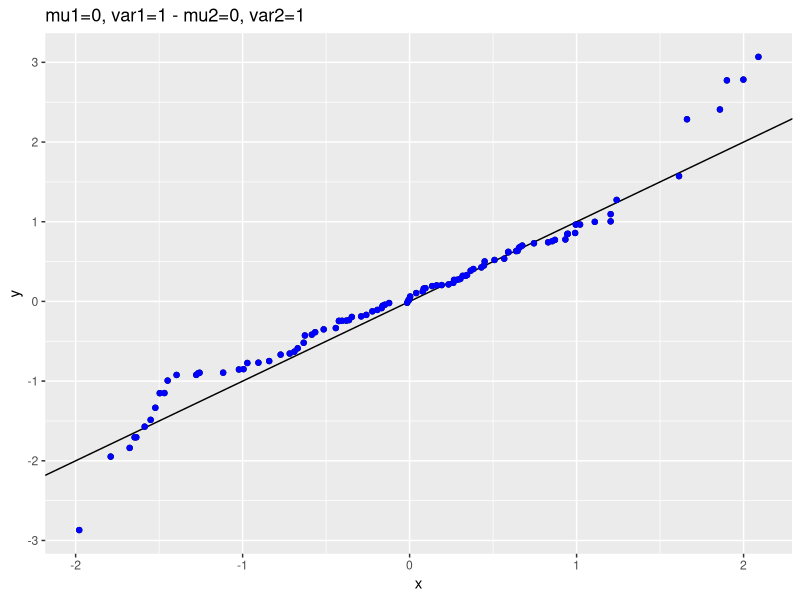
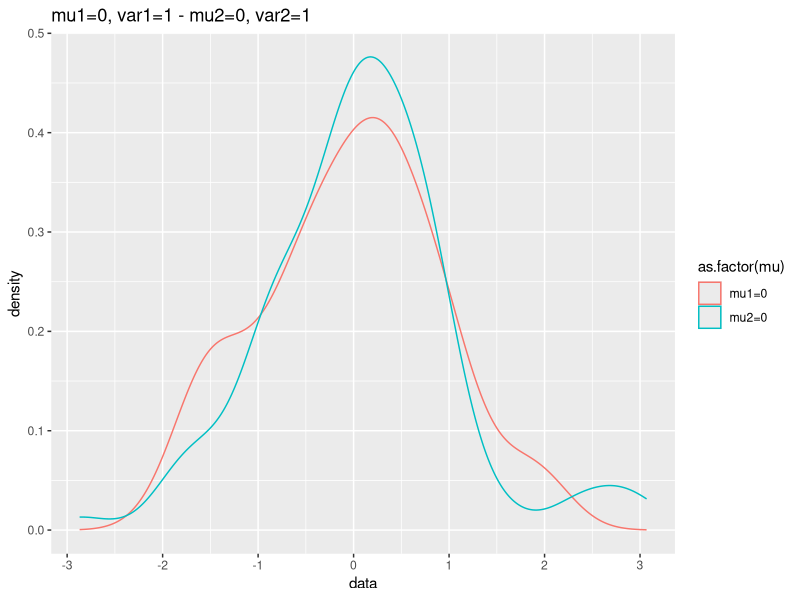
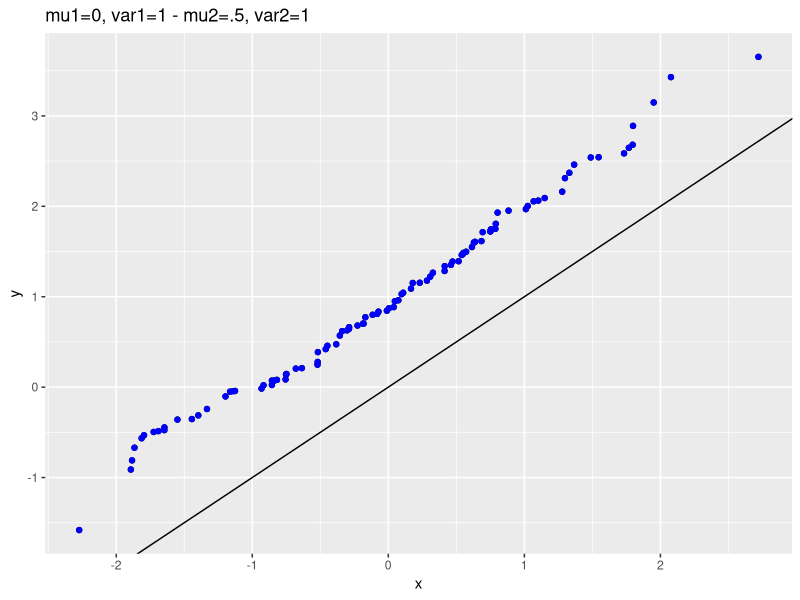
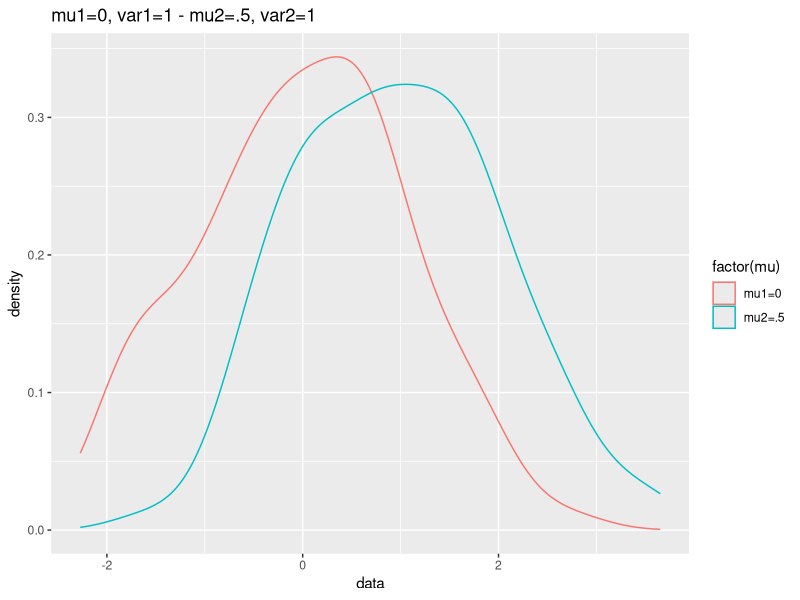
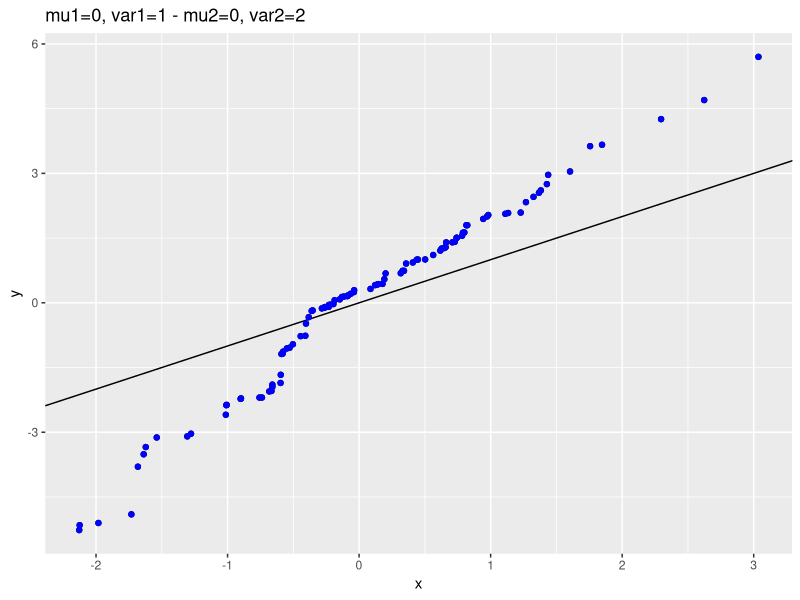
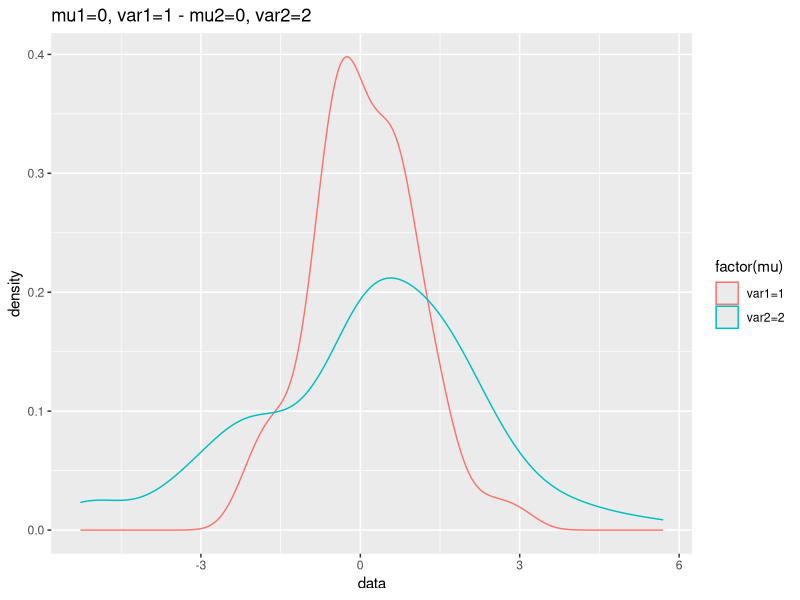
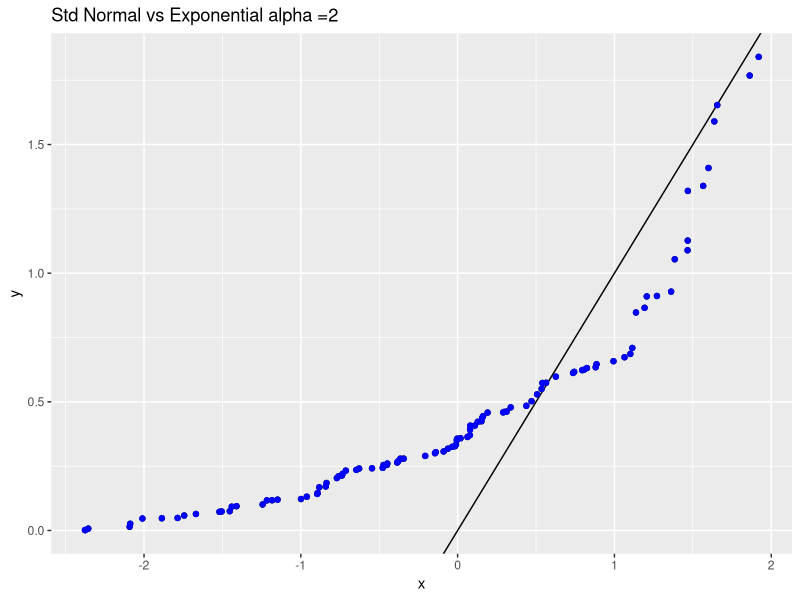
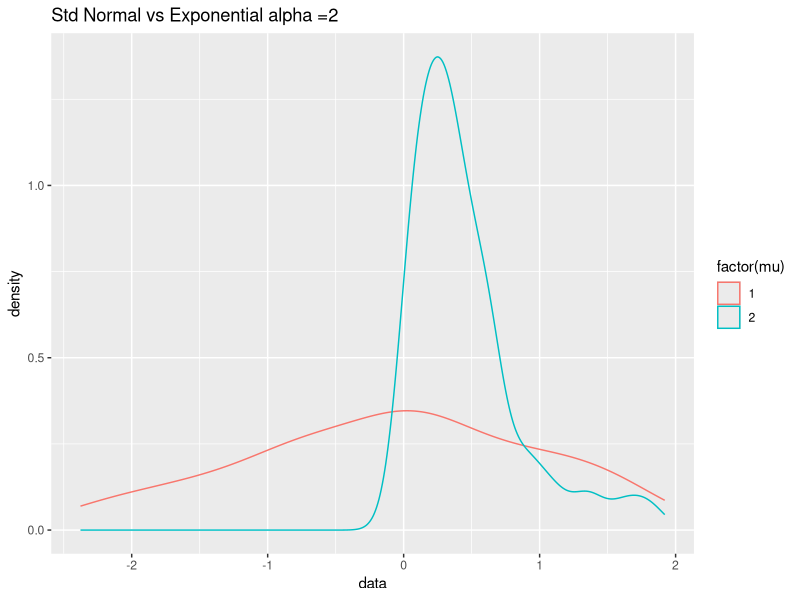

Write the R code that produced these figures, in order. (Note: this script raises an error after producing the figures.)
library(ggplot2)
#################################################################################################################
#Some initial plotting parameters for the abline
slope=1
int = 0

#################################################################################################################
#Same Mean Same variance
norm1<-rnorm(100,0,1)
norm2<-rnorm(100,0,1)
o<-'mu'
x<-cbind(norm1,"mu1=0")
y<-cbind(norm2,"mu2=0")

d1 <- as.data.frame(qqplot(norm1,norm2,plot.it=FALSE))
p1<-ggplot(d1) + geom_point(aes(x=x, y=y)) + geom_abline(slope = slope, intercept = int) + 
  geom_point(aes(x=x, y=y),colour="blue")+ggtitle("mu1=0, var1=1 - mu2=0, var2=1")


d2<-data.frame(as.numeric(rbind(x,y)[,1]),rbind(x,y)[,2])
colnames(d2) <- c("data", "mu")
p2 <- ggplot(data=d2, aes(x=data ,col=as.factor(mu))) +
      geom_density() +
      ggtitle("mu1=0, var1=1 - mu2=0, var2=1")

#################################################################################################################
#Different Mean Same Variance

norm1<-rnorm(100,0,1)
norm2<-rnorm(100,1,1)

x<-cbind(norm1,"mu1=0")
y<-cbind(norm2,"mu2=.5")

d1 <- as.data.frame(qqplot(norm1,norm2,plot.it=FALSE))
p3<-ggplot(d1) + geom_point(aes(x=x, y=y)) + geom_abline(slope = slope, intercept = int) + 
  geom_point(aes(x=x, y=y),colour="blue")+ggtitle("mu1=0, var1=1 - mu2=.5, var2=1")

d2<-data.frame(as.numeric(rbind(x,y)[,1]),rbind(x,y)[,2])
colnames(d2) <- c("data", "mu")
p4 <- ggplot(d2, aes(x=data ,color=factor(mu))) +
  geom_density() +
  ggtitle("mu1=0, var1=1 - mu2=.5, var2=1")

#################################################################################################################
#Diffent Mean and Different Variance
norm1<-rnorm(100,0,1)
norm2<-rnorm(100,0,2)

x<-cbind(norm1,"var1=1")
y<-cbind(norm2,"var2=2")

d1 <- as.data.frame(qqplot(norm1,norm2,plot.it=FALSE))
p5<-ggplot(d1) + geom_point(aes(x=x, y=y)) + geom_abline(slope = slope, intercept = int) + 
  geom_point(aes(x=x, y=y),colour="blue")+ggtitle("mu1=0, var1=1 - mu2=0, var2=2")

d2<-data.frame(as.numeric(rbind(x,y)[,1]),rbind(x,y)[,2])
colnames(d2) <- c("data", "mu")
p6 <- ggplot(d2, aes(x=data ,color=factor(mu))) +
  geom_density() +
  ggtitle("mu1=0, var1=1 - mu2=0, var2=2")

#################################################################################################################

#Different Distributions
norm1<-rnorm(100,0,1)
norm2<-rexp(100,2)

x<-cbind(norm1,1)
y<-cbind(norm2,2)
#rbind(x,y)

d1 <- as.data.frame(qqplot(norm1,norm2,plot.it=FALSE))
p7<-ggplot(d1) + geom_point(aes(x=x, y=y)) + geom_abline(slope = slope, intercept = int) + 
  geom_point(aes(x=x, y=y),colour="blue")+ggtitle("Std Normal vs Exponential alpha =2")

d2<-data.frame(as.numeric(rbind(x,y)[,1]),rbind(x,y)[,2])
colnames(d2) <- c("data", "mu")
p8 <- ggplot(d2, aes(x=data ,color=factor(mu))) +
  geom_density() +
  ggtitle("Std Normal vs Exponential alpha =2")

#################################################################################################################
#Will need to source the multiplot.R script to plot below

multiplot(p1,p3,p5,p7,p2,p4,p6,p8,cols=2)
